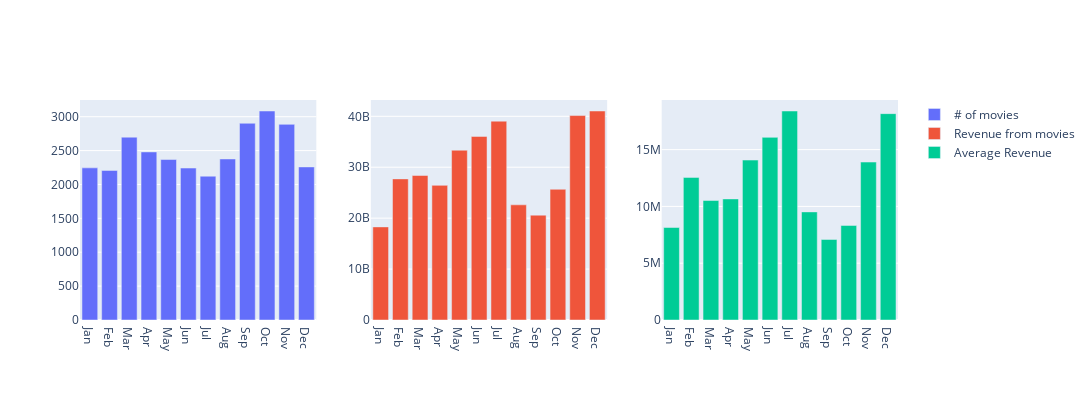

The notebook cell saved with this chart:
### Code cell
num_row, num_col = 1, 3
fig = make_subplots(rows=num_row, cols=num_col)
fig.add_trace(
    go.Bar(x=months, y=num_movie, name="# of movies"),
    1, 1
)

fig.add_trace(
    go.Bar(x=months, y=revenue, name="Revenue from movies"),
    1, 2
)

fig.add_trace(
    go.Bar(x=months, y=avg, name="Average Revenue"),
    1, 3
)

fig.update_layout(
    height=400, 
    width=1100,
)

fig.show()

### Figure 1 — Plotly figure (JSON) as saved in the notebook; plotly's stock layout.template omitted (floating-point values rounded to 4 significant figures)
{"data": [{"name": "# of movies", "type": "bar", "x": ["Jan", "Feb", "Mar", "Apr", "May", "Jun", "Jul", "Aug", "Sep", "Oct", "Nov", "Dec"], "xaxis": "x", "y": [2245, 2207, 2698, 2480, 2368, 2242, 2122, 2376, 2903, 3084, 2887, 2259], "yaxis": "y"}, {"name": "Revenue from movies", "type": "bar", "x": ["Jan", "Feb", "Mar", "Apr", "May", "Jun", "Jul", "Aug", "Sep", "Oct", "Nov", "Dec"], "xaxis": "x2", "y": [18283491521, 27711952328, 28378973419, 26437675776, 33342211421, 36048876781, 39045839464, 22616123895, 20587090992, 25670862755, 40147537116, 41043182407], "yaxis": "y2"}, {"name": "Average Revenue", "type": "bar", "x": ["Jan", "Feb", "Mar", "Apr", "May", "Jun", "Jul", "Aug", "Sep", "Oct", "Nov", "Dec"], "xaxis": "x3", "y": [8144000.0, 12560000.0, 10520000.0, 10660000.0, 14080000.0, 16080000.0, 18400000.0, 9519000.0, 7092000.0, 8324000.0, 13910000.0, 18170000.0], "yaxis": "y3"}], "layout": {"height": 400, "width": 1100, "xaxis": {"anchor": "y", "domain": [0, 0.2889]}, "xaxis2": {"anchor": "y2", "domain": [0.3556, 0.6444]}, "xaxis3": {"anchor": "y3", "domain": [0.7111, 1]}, "yaxis": {"anchor": "x", "domain": [0, 1]}, "yaxis2": {"anchor": "x2", "domain": [0, 1]}, "yaxis3": {"anchor": "x3", "domain": [0, 1]}}}
